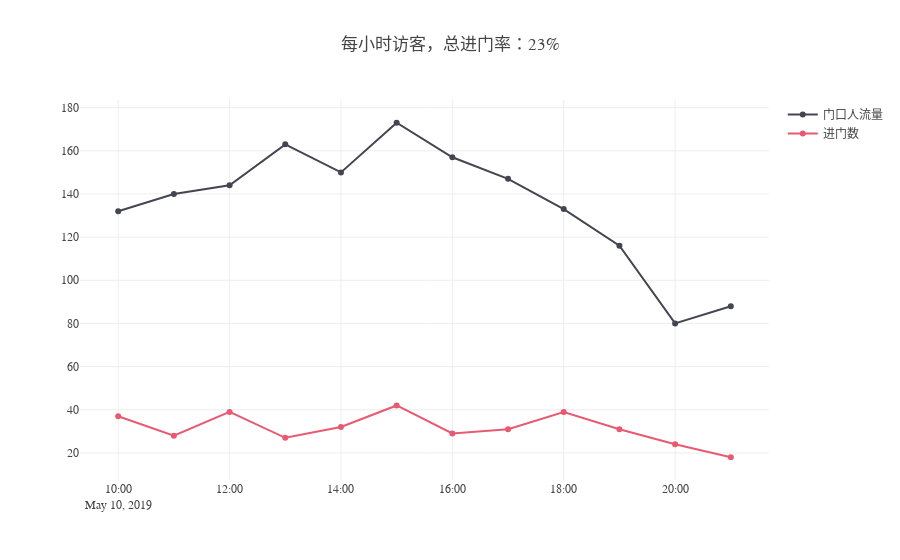

This figure's notebook cell:
### Code cell
# indoor rate
df = face
in_rate = "{:.0%}".format(df[df['zoneID']=='in'].shape[0]/df[df['zoneID']=='outdoor'].shape[0])
# calculate per hour visits
df.index = df['timestamp']
df = df['faceID'].groupby(df['zoneID']).resample('H').count().to_frame()

data = [go.Scatter(
    x=df.loc['outdoor'].index,
    y=df.loc['outdoor']['faceID'],
    mode = 'lines+markers',
    name = '门口人流量',
    marker=dict(color='#454552')
    ),
        go.Scatter(
    x=df.loc['in'].index,
    y=df.loc['in']['faceID'],
    mode = 'lines+markers',
            name = '进门数',
            marker=dict(color='#e85a71')
    )
       ]
layout = go.Layout(
    title='每小时访客，总进门率：'+in_rate,
    font=dict(family='微软雅黑')
)

fig1 = go.Figure(data=data, layout=layout)
plotly.offline.iplot(fig1)
pio.write_image(fig1, '单日访客.jpeg', scale=5, width=600, height = 400)

### Figure 1 — Plotly figure (JSON) as saved in the notebook; plotly's stock layout.template omitted (floating-point values rounded to 4 significant figures)
{"data": [{"marker": {"color": "#454552"}, "mode": "lines+markers", "name": "门口人流量", "type": "scatter", "uid": "6a7e7456-c3db-4e9a-8bbf-a7f53e23d37b", "x": ["2019-05-10 10:00:00", "2019-05-10 11:00:00", "2019-05-10 12:00:00", "2019-05-10 13:00:00", "2019-05-10 14:00:00", "2019-05-10 15:00:00", "2019-05-10 16:00:00", "2019-05-10 17:00:00", "2019-05-10 18:00:00", "2019-05-10 19:00:00", "2019-05-10 20:00:00", "2019-05-10 21:00:00"], "y": [132, 140, 144, 163, 150, 173, 157, 147, 133, 116, 80, 88]}, {"marker": {"color": "#e85a71"}, "mode": "lines+markers", "name": "进门数", "type": "scatter", "uid": "bd8a0029-d8fd-465e-8f64-d44fb937c217", "x": ["2019-05-10 10:00:00", "2019-05-10 11:00:00", "2019-05-10 12:00:00", "2019-05-10 13:00:00", "2019-05-10 14:00:00", "2019-05-10 15:00:00", "2019-05-10 16:00:00", "2019-05-10 17:00:00", "2019-05-10 18:00:00", "2019-05-10 19:00:00", "2019-05-10 20:00:00", "2019-05-10 21:00:00"], "y": [37, 28, 39, 27, 32, 42, 29, 31, 39, 31, 24, 18]}], "layout": {"font": {"family": "微软雅黑"}, "title": {"text": "每小时访客，总进门率：23%"}}}
